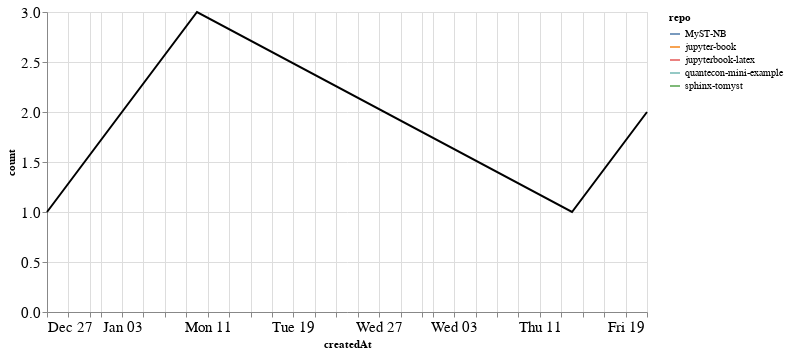

The notebook cell this image was saved under:
### Markdown cell above
### PRs

### Code cell
prs_time = prs.groupby('repo').resample('W', on='createdAt').count()['author'].reset_index()
prs_time = prs_time.rename(columns={'author': 'count'})
prs_time_total = prs_time.groupby('createdAt').agg({"count": "sum"}).reset_index()

ch1 = alt.Chart(prs_time, width=600).mark_line().encode(
    x='createdAt',
    y='count',
    color='repo',
    tooltip="repo"
)

ch2 = alt.Chart(prs_time_total, width=600).mark_line(color="black").encode(
    x='createdAt',
    y='count',
)

ch1 + ch2

### Figure 1 — Vega-Lite specification as saved in the notebook (floating-point values rounded to 4 significant figures)
{"config": {"axisLeft": {"labelFontSize": 15}, "axisBottom": {"labelFontSize": 15}}, "layer": [{"data": {"name": "data-0395b6585daf02fc8ae12219a18c247c"}, "mark": "line", "encoding": {"color": {"type": "nominal", "field": "repo"}, "tooltip": {"type": "nominal", "field": "repo"}, "x": {"type": "temporal", "field": "createdAt"}, "y": {"type": "quantitative", "field": "count"}}, "width": 600}, {"data": {"name": "data-d91a417f8cbb44df906c7b262514e92b"}, "mark": {"type": "line", "color": "black"}, "encoding": {"x": {"type": "temporal", "field": "createdAt"}, "y": {"type": "quantitative", "field": "count"}}, "width": 600}], "$schema": "https://vega.github.io/schema/vega-lite/v4.8.1.json", "datasets": {"data-0395b6585daf02fc8ae12219a18c247c": [{"repo": "MyST-NB", "createdAt": "2021-01-10T00:00:00", "count": 1}, {"repo": "jupyter-book", "createdAt": "2021-02-21T00:00:00", "count": 2}, {"repo": "jupyterbook-latex", "createdAt": "2020-12-27T00:00:00", "count": 1}, {"repo": "quantecon-mini-example", "createdAt": "2021-02-14T00:00:00", "count": 1}, {"repo": "sphinx-tomyst", "createdAt": "2021-01-10T00:00:00", "count": 2}], "data-d91a417f8cbb44df906c7b262514e92b": [{"createdAt": "2020-12-27T00:00:00", "count": 1}, {"createdAt": "2021-01-10T00:00:00", "count": 3}, {"createdAt": "2021-02-14T00:00:00", "count": 1}, {"createdAt": "2021-02-21T00:00:00", "count": 2}]}}
